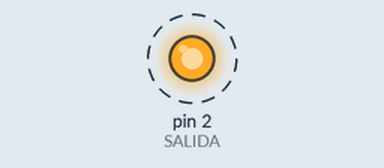
This sketch was run on a simulated Arduino Mega 2560, built with avr-gcc and run on an emulated ATmega2560. Shown: output pins drawn as LEDs (lit = HIGH). Dashed ring = blinking. What the sketch prints to the serial monitor is not drawn.

Above: at 0.5 s.
Timing chart, 0 to 4.6 s (numbered marks = the images above):
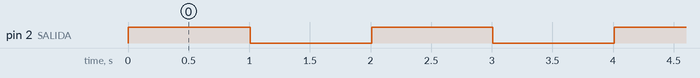

The sketch:

plantilla.ino
```cpp
// L0 - Parte III - Verificacion de la cadena PC -> PLC -> actuador (Listado L0.1)
// Placa: Controllino MEGA | Salida: bornera D0 (24 V DC)
#include <Controllino.h>

const int SALIDA = CONTROLLINO_D0;      // foco de 24 V del tablero
const unsigned long T_ON = 1000;        // ms en estado alto
const unsigned long T_OFF = 1000;       // ms en estado bajo

void setup() {
  Serial.begin(9600);
  pinMode(SALIDA, OUTPUT);
  digitalWrite(SALIDA, LOW);
  Serial.println("L0: parpadeo de D0 iniciado");
}

void loop() {
  digitalWrite(SALIDA, HIGH);
  Serial.println("D0 = HIGH -> mida la bornera D0 contra 0 V");
  delay(T_ON);
  digitalWrite(SALIDA, LOW);
  Serial.println("D0 = LOW");
  delay(T_OFF);
}
```

Measured:
- by itself, pin 2 (SALIDA): alternates HIGH for 1.0 s and LOW for 1.0 s
